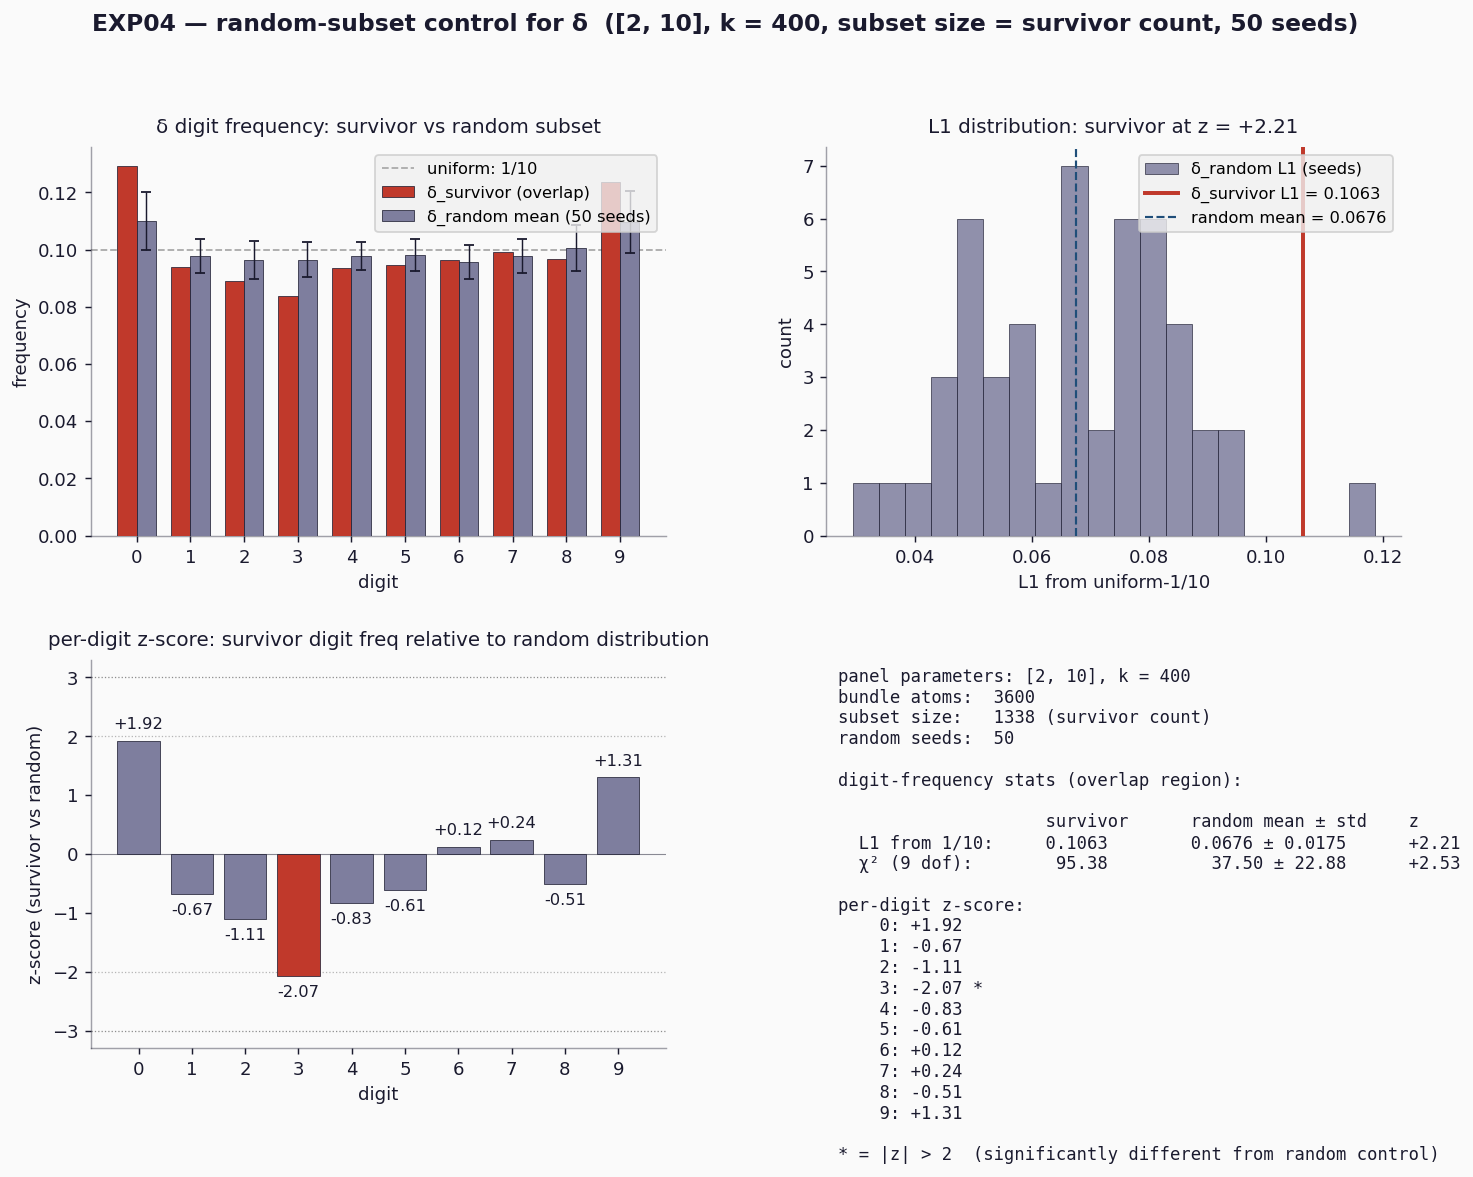

Here is the Python script that generated this plot:
"""
exp04_random_subset_control.py — random-subset control for δ.

The cabinet's Two Tongues curiosity hangs on one question:
*does the survivor filter's L1-tracking property generalise to any
37%-thinning of the bundle, or is it specific to the survivor
construction?*

EXP01-03 characterised δ = C_Bundle − C_Surv directly: the digit-
frequency view returned a borrow signature; the CF view returned
generic; the digram view returned a weak residual. None of those
results separates "the survivor filter is special" from "any
random thinning would look like this."

This experiment computes δ_random for many random subsets matching
the survivor's atom count (1338 of 3600 atoms, preserving bundle
read-order), and compares the digit-frequency signature to δ_surv's.

If random and survivor produce the same signature, the survivor
filter is no more special than a uniform-random selection at this
observable. If they differ, the survivor filter has a digit-level
fingerprint.

Run: sage -python experiments/acm-champernowne/base10/differences/exp04_random_subset_control.py
"""

from __future__ import annotations

import math
import os
import random
import sys
from collections import Counter
from fractions import Fraction

sys.set_int_max_str_digits(1_000_000)

import matplotlib.pyplot as plt
import numpy as np

HERE = os.path.dirname(os.path.abspath(__file__))
REPO = HERE
for _ in range(4):
    REPO = os.path.dirname(REPO)
sys.path.insert(0, os.path.join(REPO, 'core'))
sys.path.insert(0, os.path.join(REPO, 'experiments', 'acm-champernowne',
                                'base10', 'survivors'))

from survivors_core import bundle_atoms, survival_mask  # noqa: E402


N0, N1, K = 2, 10, 400
N_SEEDS = 50
SEED_BASE = 0xACAC00

BG = '#fafafa'
FG = '#1a1a2e'
PRIM = '#1f4e79'
ACCENT = '#c0392b'
RAND = '#7e7e9e'
GUIDE = '#aaaaaa'


def digits_to_real(s: str) -> Fraction:
    if not s:
        return Fraction(1)
    return Fraction(1) + Fraction(int(s), 10 ** len(s))


def expand_digits(r: Fraction, n: int) -> list[int]:
    assert 0 <= r < 1, f'expected r in [0, 1), got {float(r)}'
    digits = []
    cur = r
    for _ in range(n):
        cur *= 10
        d = int(cur)
        digits.append(d)
        cur -= d
    return digits


def digit_freq(digits):
    counts = Counter(digits)
    n = len(digits)
    freq = np.array([counts[d] / n for d in range(10)])
    chi2 = float(np.sum((np.array([counts[d] for d in range(10)]) - n / 10) ** 2
                        / (n / 10)))
    l1 = float(np.abs(freq - 0.1).sum())
    return freq, chi2, l1


def main():
    print(f'building bundle for [{N0}, {N1}], k = {K} ...')
    atoms = bundle_atoms(N0, N1, K)
    mask = survival_mask(atoms)
    n_bundle = len(atoms)
    n_surv = sum(mask)
    print(f'  {n_bundle} atoms, {n_surv} survivors '
          f'({100 * n_surv / n_bundle:.1f}%)')

    bundle_str = ''.join(str(m) for _, m in atoms)
    surv_str = ''.join(str(m) for (_, m), keep in zip(atoms, mask) if keep)
    L_bundle = len(bundle_str)
    L_surv = len(surv_str)
    print(f'  C_Bundle: {L_bundle:,} digits')
    print(f'  C_Surv:   {L_surv:,} digits')

    c_bundle = digits_to_real(bundle_str)
    c_surv = digits_to_real(surv_str)
    delta_surv = c_bundle - c_surv
    abs_delta_surv = delta_surv if delta_surv > 0 else -delta_surv

    # Survivor's overlap-region digits
    surv_full_digits = expand_digits(abs_delta_surv, L_bundle)
    surv_overlap_digits = surv_full_digits[:L_surv]
    surv_freq, surv_chi2, surv_l1 = digit_freq(surv_overlap_digits)
    print(f'\n  δ_survivor overlap signature: L1 = {surv_l1:.4f}, χ²(9 dof) = {surv_chi2:.2f}')

    # Random-subset controls
    print(f'\n  running {N_SEEDS} random-subset controls (size {n_surv} '
          f'of {n_bundle}, preserving order) ...')
    random_freqs = []
    random_chi2s = []
    random_l1s = []
    random_overlap_lens = []

    for s in range(N_SEEDS):
        rng = random.Random(SEED_BASE + s)
        keep_idx = sorted(rng.sample(range(n_bundle), n_surv))
        kept_atoms = [atoms[i] for i in keep_idx]
        rand_str = ''.join(str(m) for _, m in kept_atoms)
        L_rand = len(rand_str)
        random_overlap_lens.append(L_rand)

        c_rand = digits_to_real(rand_str)
        delta_rand = c_bundle - c_rand
        abs_delta_rand = delta_rand if delta_rand > 0 else -delta_rand
        # Could be 0 in extremely rare degenerate cases
        if abs_delta_rand == 0:
            continue

        rand_full_digits = expand_digits(abs_delta_rand, L_bundle)
        rand_overlap_digits = rand_full_digits[:L_rand]
        rfreq, rchi2, rl1 = digit_freq(rand_overlap_digits)
        random_freqs.append(rfreq)
        random_chi2s.append(rchi2)
        random_l1s.append(rl1)

    random_freqs = np.array(random_freqs)
    rand_freq_mean = random_freqs.mean(axis=0)
    rand_freq_std = random_freqs.std(axis=0)
    rand_chi2_mean = float(np.mean(random_chi2s))
    rand_chi2_std = float(np.std(random_chi2s))
    rand_l1_mean = float(np.mean(random_l1s))
    rand_l1_std = float(np.std(random_l1s))

    print(f'\n  random subset distributions ({len(random_l1s)} successful seeds):')
    print(f'    overlap length: mean = {np.mean(random_overlap_lens):,.0f}, '
          f'std = {np.std(random_overlap_lens):.0f}')
    print(f'    L1 from uniform-1/10:  {rand_l1_mean:.4f} ± {rand_l1_std:.4f}')
    print(f'    χ²(9 dof):             {rand_chi2_mean:.2f} ± {rand_chi2_std:.2f}')

    # Z-scores for the survivor relative to the random distribution
    z_l1 = (surv_l1 - rand_l1_mean) / rand_l1_std if rand_l1_std > 0 else float('nan')
    z_chi2 = (surv_chi2 - rand_chi2_mean) / rand_chi2_std if rand_chi2_std > 0 else float('nan')
    print(f'\n  survivor vs random:')
    print(f'    survivor L1   = {surv_l1:.4f}, random {rand_l1_mean:.4f} ± {rand_l1_std:.4f}    z = {z_l1:+.2f}')
    print(f'    survivor χ²   = {surv_chi2:.2f},  random {rand_chi2_mean:.2f} ± {rand_chi2_std:.2f}    z = {z_chi2:+.2f}')

    # Per-digit comparison
    print(f'\n  per-digit comparison (survivor vs random mean):')
    print(f'    digit | surv freq | rand mean ± std       | z-score')
    print(f'    ------+-----------+-----------------------+---------')
    z_per_digit = np.zeros(10)
    for d in range(10):
        z = ((surv_freq[d] - rand_freq_mean[d]) / rand_freq_std[d]
             if rand_freq_std[d] > 0 else float('nan'))
        z_per_digit[d] = z
        print(f'      {d}   |  {surv_freq[d]:.4f}   |  {rand_freq_mean[d]:.4f} ± {rand_freq_std[d]:.4f}    | {z:+.2f}')

    # Plot — 2x2 layout
    fig = plt.figure(figsize=(13, 9), facecolor=BG)
    gs = fig.add_gridspec(2, 2, hspace=0.32, wspace=0.28)

    # TL: per-digit frequency comparison
    ax = fig.add_subplot(gs[0, 0])
    ax.set_facecolor(BG)
    digits = np.arange(10)
    width = 0.36
    ax.bar(digits - width/2, surv_freq, width=width, color=ACCENT,
           edgecolor=FG, linewidth=0.4, label='δ_survivor (overlap)', zorder=3)
    ax.bar(digits + width/2, rand_freq_mean, width=width, color=RAND,
           edgecolor=FG, linewidth=0.4,
           label=f'δ_random mean ({len(random_l1s)} seeds)', zorder=3,
           yerr=rand_freq_std, capsize=3, ecolor=FG, error_kw={'linewidth': 0.8})
    ax.axhline(0.1, color=GUIDE, linewidth=1.0, linestyle='--', zorder=2,
               label='uniform: 1/10')
    for side in ('top', 'right'):
        ax.spines[side].set_visible(False)
    for side in ('bottom', 'left'):
        ax.spines[side].set_color(FG)
        ax.spines[side].set_alpha(0.4)
    ax.tick_params(colors=FG)
    ax.set_xticks(digits)
    ax.set_xlabel('digit', color=FG, fontsize=10)
    ax.set_ylabel('frequency', color=FG, fontsize=10)
    ax.set_title('δ digit frequency: survivor vs random subset',
                 color=FG, fontsize=11, pad=8)
    ax.legend(loc='upper right', facecolor='#f0f0f0', fontsize=9)

    # TR: L1 distribution histogram
    ax = fig.add_subplot(gs[0, 1])
    ax.set_facecolor(BG)
    ax.hist(random_l1s, bins=20, color=RAND, edgecolor=FG, linewidth=0.4,
            alpha=0.85, label='δ_random L1 (seeds)', zorder=3)
    ax.axvline(surv_l1, color=ACCENT, linewidth=2.2, linestyle='-',
               label=f'δ_survivor L1 = {surv_l1:.4f}', zorder=4)
    ax.axvline(rand_l1_mean, color=PRIM, linewidth=1.2, linestyle='--',
               label=f'random mean = {rand_l1_mean:.4f}', zorder=4)
    for side in ('top', 'right'):
        ax.spines[side].set_visible(False)
    for side in ('bottom', 'left'):
        ax.spines[side].set_color(FG)
        ax.spines[side].set_alpha(0.4)
    ax.tick_params(colors=FG)
    ax.set_xlabel('L1 from uniform-1/10', color=FG, fontsize=10)
    ax.set_ylabel('count', color=FG, fontsize=10)
    ax.set_title(f'L1 distribution: survivor at z = {z_l1:+.2f}',
                 color=FG, fontsize=11, pad=8)
    ax.legend(loc='upper right', facecolor='#f0f0f0', fontsize=9)

    # BL: per-digit z-scores
    ax = fig.add_subplot(gs[1, 0])
    ax.set_facecolor(BG)
    bar_colors = [ACCENT if abs(z) > 2 else RAND for z in z_per_digit]
    ax.bar(digits, z_per_digit, color=bar_colors, edgecolor=FG,
           linewidth=0.4, zorder=3)
    ax.axhline(0, color=FG, linewidth=0.6, alpha=0.5, zorder=2)
    for thresh, color, label in [(2.0, '#888', '±2σ'), (3.0, '#444', '±3σ')]:
        ax.axhline(thresh, color=color, linewidth=0.7, linestyle=':', alpha=0.6)
        ax.axhline(-thresh, color=color, linewidth=0.7, linestyle=':', alpha=0.6)
    for d in digits:
        ax.text(d, z_per_digit[d] + (0.15 if z_per_digit[d] >= 0 else -0.15),
                f'{z_per_digit[d]:+.2f}',
                ha='center', va='bottom' if z_per_digit[d] >= 0 else 'top',
                color=FG, fontsize=9)
    for side in ('top', 'right'):
        ax.spines[side].set_visible(False)
    for side in ('bottom', 'left'):
        ax.spines[side].set_color(FG)
        ax.spines[side].set_alpha(0.4)
    ax.tick_params(colors=FG)
    ax.set_xticks(digits)
    ax.set_xlabel('digit', color=FG, fontsize=10)
    ax.set_ylabel('z-score (survivor vs random)', color=FG, fontsize=10)
    ax.set_title('per-digit z-score: survivor digit freq relative to random distribution',
                 color=FG, fontsize=11, pad=8)

    # BR: stats text
    ax = fig.add_subplot(gs[1, 1])
    ax.set_facecolor(BG)
    ax.axis('off')
    lines = [
        f'panel parameters: [{N0}, {N1}], k = {K}',
        f'bundle atoms:  {n_bundle}',
        f'subset size:   {n_surv} (survivor count)',
        f'random seeds:  {len(random_l1s)}',
        '',
        f'digit-frequency stats (overlap region):',
        f'',
        f'                    survivor      random mean ± std    z',
        f'  L1 from 1/10:     {surv_l1:.4f}        {rand_l1_mean:.4f} ± {rand_l1_std:.4f}      {z_l1:+.2f}',
        f'  χ² (9 dof):      {surv_chi2:>7.2f}        {rand_chi2_mean:>7.2f} ± {rand_chi2_std:.2f}      {z_chi2:+.2f}',
        '',
        f'per-digit z-score:',
    ]
    for d in range(10):
        flag = ' *' if abs(z_per_digit[d]) > 2 else '  '
        lines.append(f'    {d}: {z_per_digit[d]:+.2f}{flag}')
    lines.append('')
    lines.append('* = |z| > 2  (significantly different from random control)')
    ax.text(0.02, 0.98, '\n'.join(lines), transform=ax.transAxes,
            color=FG, fontsize=9.5, va='top', ha='left',
            family='monospace')

    fig.suptitle(
        f'EXP04 — random-subset control for δ  ([{N0}, {N1}], k = {K}, '
        f'subset size = survivor count, {N_SEEDS} seeds)',
        color=FG, fontsize=13, fontweight='semibold', y=0.995,
    )

    out = os.path.join(HERE, 'exp04_random_subset_control.png')
    fig.savefig(out, dpi=130, facecolor=BG, bbox_inches='tight')
    print(f'\n-> {out}')


if __name__ == '__main__':
    main()
